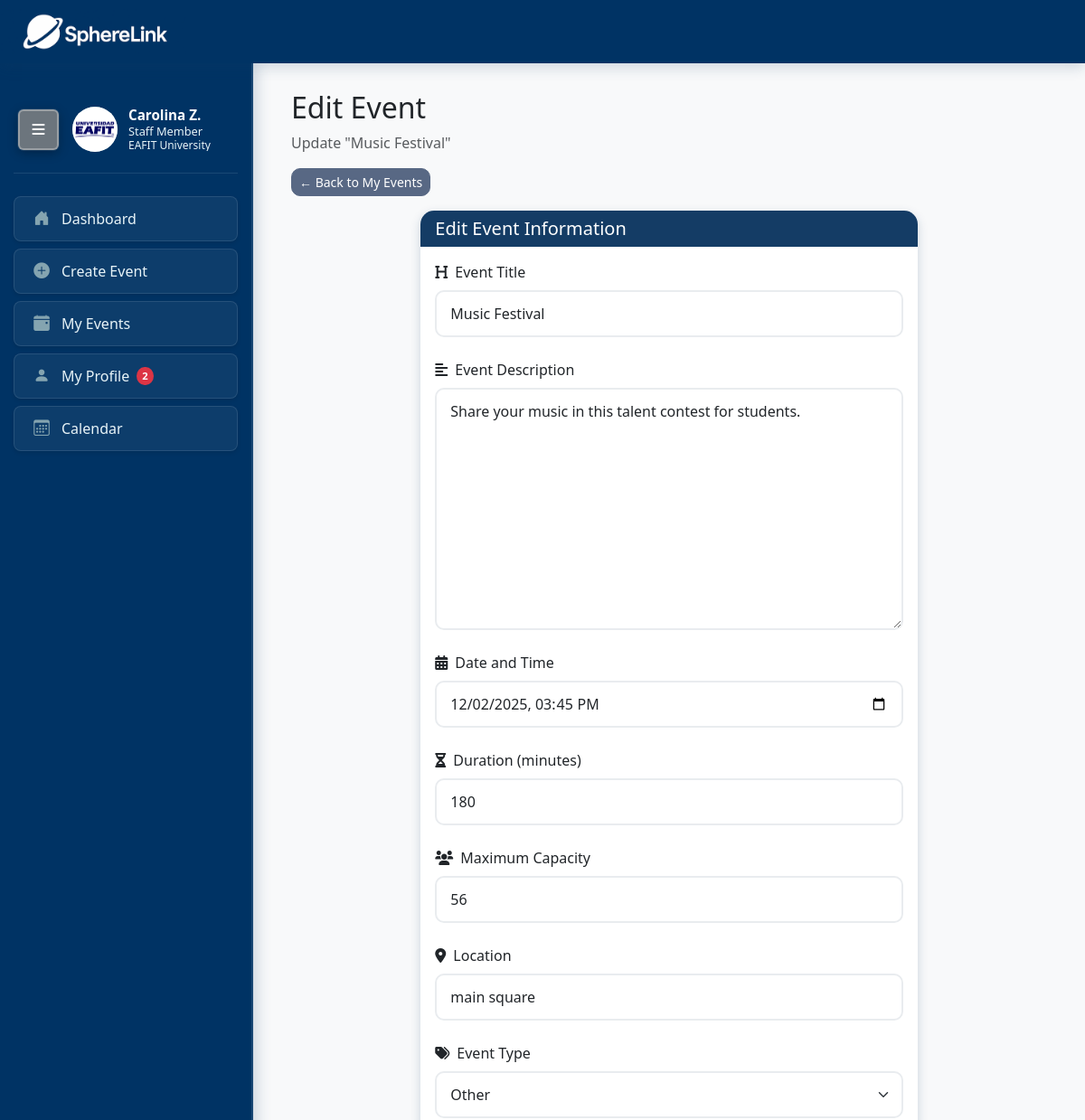
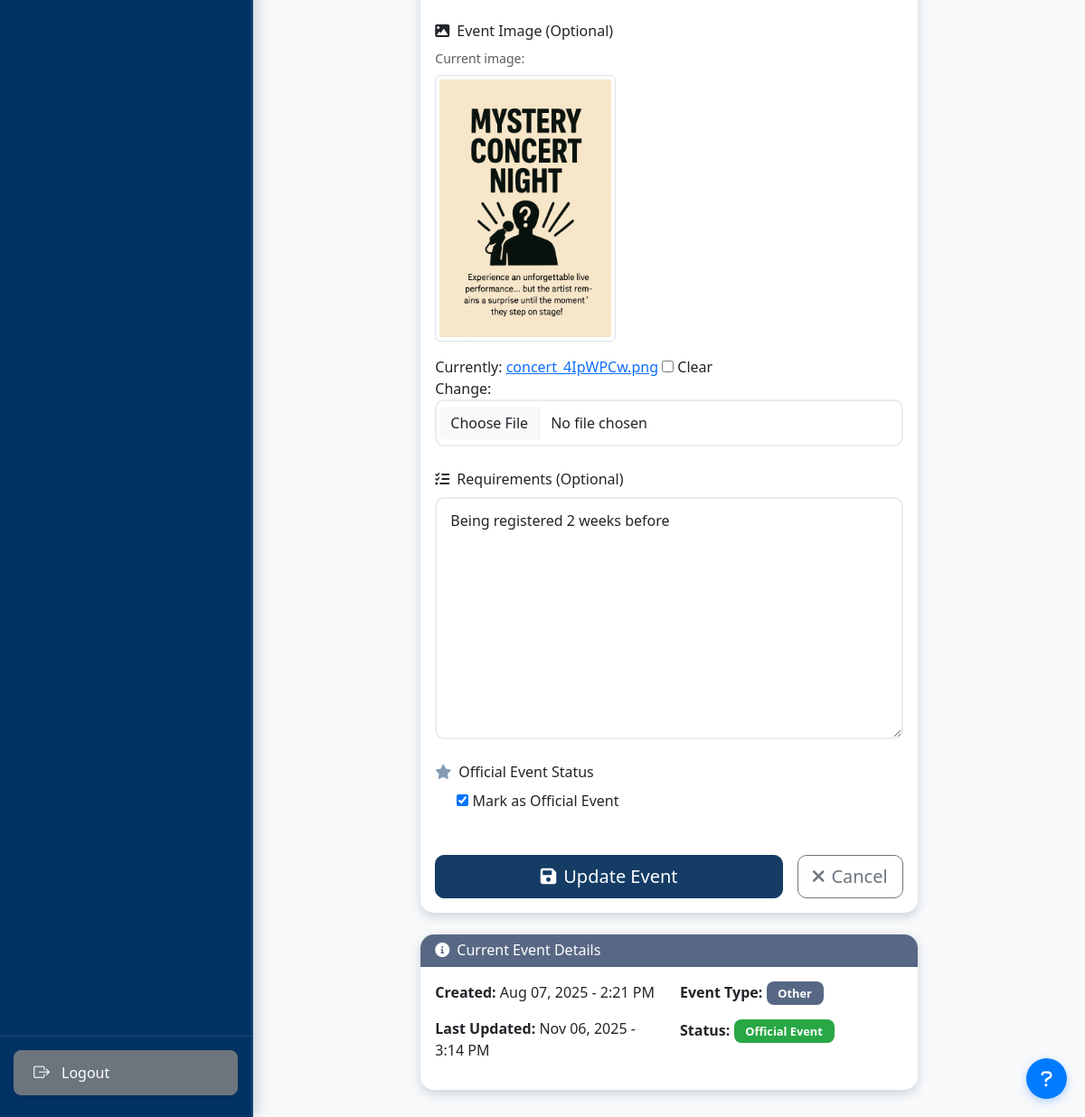
The page /events/edit_event/4/ (signed in) on the database its author committed (2 pictures, top to bottom).
### profiles/models.py (models this page shows, shortened)
class Profile(models.Model):
    user = models.OneToOneField(User, on_delete=models.CASCADE)
    bio = models.TextField(blank=True, null=True)
    photo = models.ImageField(upload_to='profile_photos/', blank=True, null=True)

### organizations/models.py (models this page shows, shortened)
class UserRole(models.Model):
    ROLE_CHOICES = [
        ('super_admin', 'Super Administrator'),
        ('org_admin', 'Organization Administrator'),
        ('staff', 'Staff Member'),
        ('member', 'Regular Member'),
    ]
    user = models.ForeignKey(User, on_delete=models.CASCADE, related_name='organization_roles')
    organization = models.ForeignKey(Organization, on_delete=models.CASCADE, related_name='user_roles')
    role = models.CharField(max_length=20, choices=ROLE_CHOICES, default='member')
    is_active = models.BooleanField(default=True)
    assigned_at = models.DateTimeField(auto_now_add=True)
    assigned_by = models.ForeignKey(
        User,
        on_delete=models.SET_NULL,
        blank=True,
        null=True,
        related_name='assigned_roles'
    )
    class Meta:
        verbose_name = 'User Role'
        verbose_name_plural = 'User Roles'
        unique_together = ('user', 'organization')
    def get_role_display(self):
        return dict(self.ROLE_CHOICES)[self.role]

class Organization(models.Model):
    name = models.CharField(max_length=200, unique=True)
    description = models.TextField(blank=True)
    logo = models.ImageField(upload_to='organization_logos/', blank=True, null=True)
    website = models.URLField(blank=True)
    address = models.TextField(blank=True)
    phone = models.CharField(max_length=20, blank=True)
    email = models.EmailField(blank=True)
    is_active = models.BooleanField(default=True)
    created_at = models.DateTimeField(auto_now_add=True)
    updated_at = models.DateTimeField(auto_now=True)
    class Meta:
        verbose_name = 'Organization'
        verbose_name_plural = 'Organizations'

### events/models.py (models this page shows, shortened)
class Event(models.Model):
    EVENT_TYPES = [
        ('sports', 'Sports'),
        ('wellness', 'Wellness'),
        ('academic', 'Academic'),
        ('other', 'Other'),
    ]
    title = models.CharField(max_length=200)
    description = models.TextField()
    date = models.DateTimeField()
    location = models.CharField(max_length=200)
    image = models.ImageField(upload_to='event_images/', null=True, blank=True)
    duration = models.IntegerField(help_text='Duration in minutes', default=60)
    requirements = models.TextField(blank=True, null=True)
    event_type = models.CharField(max_length=20, choices=EVENT_TYPES, default='other')
    is_official = models.BooleanField(default=False, help_text='Evento oficial de la institución')
    max_capacity = models.PositiveIntegerField(default=100, help_text='Maximum number of participants')
    organization = models.ForeignKey('organizations.Organization', on_delete=models.CASCADE, null=True, blank=True, help_text='Organization that owns this event')
    created_by = models.ForeignKey(User, on_delete=models.CASCADE)
    created_at = models.DateTimeField(auto_now_add=True)
    updated_at = models.DateTimeField(auto_now=True)

### events/views.py (the view)
# urls.py: path('edit_event/<int:event_id>/', views.edit_event_view, name='edit_event'),
@login_required
def edit_event_view(request, event_id):
    event = get_object_or_404(Event, id=event_id)
    if event.created_by != request.user:
        messages.error(request, "You don't have permission to edit this event.")
        return redirect('events:my_events')
    if request.method == 'POST':
        form = EventForm(request.POST, request.FILES, instance=event, user=request.user)
        if form.is_valid():
            updated_event = form.save(commit=False)
            if not updated_event.organization:
                from organizations.models import UserRole
                user_role = UserRole.objects.filter(
                    user=request.user,
                    is_active=True,
                    organization__is_active=True
                ).first()
                if user_role:
                    updated_event.organization = user_role.organization
            updated_event.save()
            messages.success(request, "Event updated successfully.")
            return redirect('events:my_events')
    else:
        form = EventForm(instance=event, user=request.user)
    return render(request, 'events/edit_event.html', {'form': form, 'event': event, 'is_staff_user': _is_staff_user(request.user)})

### events/templates/events/edit_event.html (shortened to what this page needs)
{% extends 'events/base.html' %}
{% block content %}
<div class="container">
    <div class="row mb-3">
        <div class="col-12">
            <h2 class="text-dark mb-2">Edit Event</h2>
            <p class="text-muted">Update "{{ event.title }}"</p>
            <a href="{% url 'events:my_events' %}" class="btn btn-secondary btn-sm">
                ← Back to My Events
            </a>
        </div>
    </div>
    <div class="row justify-content-center">
        <div class="col-lg-8">
            <div class="card">
                <div class="card-header bg-dark text-white">
                    <h5 class="mb-0">Edit Event Information</h5>
                </div>
                <div class="card-body">
                    <form method="post" enctype="multipart/form-data">
                        <div class="mb-4">
                            <label for="{{ form.title.id_for_label }}" class="form-label">
                                <i class="fas fa-heading me-2"></i>Event Title
                            </label>
                            {{ form.title }}
                        </div>
                        <div class="mb-4">
                            <label for="{{ form.description.id_for_label }}" class="form-label">
                                <i class="fas fa-align-left me-2"></i>Event Description
                            </label>
                            {{ form.description }}
                        </div>
                        <div class="mb-4">
                            <label for="{{ form.date.id_for_label }}" class="form-label">
                                <i class="fas fa-calendar-alt me-2"></i>Date and Time
                            </label>
                            {{ form.date }}
                        </div>
                        <div class="mb-4">
                            <label for="{{ form.duration.id_for_label }}" class="form-label">
                                <i class="fas fa-hourglass-half me-2"></i>Duration (minutes)
                            </label>
                            {{ form.duration }}
                        </div>
                        <div class="mb-4">
                            <label for="{{ form.max_capacity.id_for_label }}" class="form-label">
                                <i class="fas fa-users me-2"></i>Maximum Capacity
                            </label>
                            {{ form.max_capacity }}
                        </div>
                        <div class="mb-4">
                            <label for="{{ form.location.id_for_label }}" class="form-label">
                                <i class="fas fa-map-marker-alt me-2"></i>Location
                            </label>
                            {{ form.location }}
                        </div>
                        <div class="mb-4">
                            <label for="{{ form.event_type.id_for_label }}" class="form-label">
                                <i class="fas fa-tags me-2"></i>Event Type
                            </label>
                            {{ form.event_type }}
                        </div>
                        <div class="mb-4">
                            <label for="{{ form.image.id_for_label }}" class="form-label">
                                <i class="fas fa-image me-2"></i>Event Image (Optional)
                            </label>
                            {% if event.image %}
                            <div class="mb-3">
                                <p class="text-muted small mb-2">Current image:</p>
                                <img src="{{ event.image.url }}" alt="Current Event Image"
                                     class="img-thumbnail" style="max-width: 200px; height: auto;">
                            </div>
                            {% endif %}
                            {{ form.image }}
                        </div>
                        <div class="mb-4">
                            <label for="{{ form.requirements.id_for_label }}" class="form-label">
                                <i class="fas fa-list-check me-2"></i>Requirements (Optional)
                            </label>
                            {{ form.requirements }}
                        </div>
                        {% if form.is_official %}
                        <div class="mb-4">
                            <label for="{{ form.is_official.id_for_label }}" class="form-label">
                                <i class="fas fa-star me-2 text-warning"></i>Official Event Status
                            </label>
                            <div class="form-check">
                                {{ form.is_official }}
                                <label class="form-check-label" for="{{ form.is_official.id_for_label }}">
                                    Mark as Official Event
                                </label>
                            </div>
                        </div>
                        {% endif %}
                        <div class="d-flex gap-3 mt-5">
                            <button type="submit" class="btn btn-dark btn-lg flex-fill">
                                <i class="fas fa-save me-2"></i>Update Event
                            </button>
                            <a href="{% url 'events:my_events' %}" class="btn btn-outline-secondary btn-lg">
                                <i class="fas fa-times me-2"></i>Cancel
                            </a>
                        </div>
                    </form>
                </div>
            </div>
            <div class="card mt-4">
                <div class="card-header bg-secondary text-white">
                    <h6 class="mb-0">
                        <i class="fas fa-info-circle me-2"></i>Current Event Details
                    </h6>
                </div>
                <div class="card-body">
                    <div class="row">
                        <div class="col-md-6">
                            <p><strong>Created:</strong> {{ event.created_at|date:"M d, Y - g:i A" }}</p>
                            <p><strong>Last Updated:</strong> {{ event.updated_at|date:"M d, Y - g:i A" }}</p>
                        </div>
                        <div class="col-md-6">
                            <p><strong>Event Type:</strong> <span class="badge bg-{{ event.event_type }}">{{ event.get_event_type_display }}</span></p>
                            <p><strong>Status:</strong>
                                {% if event.is_official %}
                                    <span class="badge bg-success">Official Event</span>
                                {% else %}
                                    <span class="badge bg-secondary">Community Event</span>
                                {% endif %}
                            </p>
                        </div>
                    </div>
                </div>
            </div>
        </div>
    </div>
</div>
{% endblock %}

### events/templates/events/base.html (shortened to what this page needs)
{% load static %}
<!DOCTYPE html>
<html lang="en">
<head>
    <link href="https://cdn.jsdelivr.net/npm/bootstrap@5.3.0/dist/css/bootstrap.min.css" rel="stylesheet">
    <link href="https://cdnjs.cloudflare.com/ajax/libs/font-awesome/6.0.0/css/all.min.css" rel="stylesheet">
    <link href="https://cdn.jsdelivr.net/npm/bootstrap-icons@1.11.0/font/bootstrap-icons.css" rel="stylesheet">
    <link href="{% static 'css/simple_style.css' %}?v=3" rel="stylesheet">
    <link href="{% static 'css/global_colors.css' %}?v=3" rel="stylesheet">
</head>
<body>
     <div class="top-bar">
          <div class="top-bar-content">
            <div class="logo-section">
              <a href="{% url 'events:dashboard' %}" class="logo-link">
                <img src="{% static 'events/logo 1.png' %}" alt="SphereLink Logo">
              </a>
            </div>
          </div>
   </div>
  <div class="main-container">
    <nav id="sidebar" class="sidebar">
      <div class="sidebar-header">
        <div class="sidebar-toggle">
          <button id="toggle-btn" class="toggle-btn">
            <i class="fas fa-bars" id="toggle-icon"></i>
          </button>
        </div>
        <div class="user-info-content">
          <div class="user-avatar-small">
            {% if user_profile.photo %}
              <img src="{{ user_profile.photo.url }}" alt="{{ user.get_full_name|default:user.username }}"
                   style="width: 100%; height: 100%; border-radius: 50%; object-fit: cover;">
            {% else %}
              {{ user.username|first|upper }}
            {% endif %}
          </div>
          <div class="user-details">
            <div class="user-name-small">
              {% if user.first_name %}
                {{ user.first_name }}
                {% if user.last_name %}
                  {{ user.last_name|first|upper }}.
                {% endif %}
              {% else %}
                {{ user.username }}
              {% endif %}
            </div>
            <div class="user-role">
              {% for role in user.organization_roles.all %}
                {% if role.is_active %}
                  {{ role.get_role_display }}
                {% endif %}
              {% empty %}
                Member
              {% endfor %}
            </div>
            <div class="user-organization">
              {% for role in user.organization_roles.all %}
                {% if role.is_active %}
                  {{ role.organization.name }}
                {% endif %}
              {% empty %}
                Community
              {% endfor %}
            </div>
          </div>
        </div>
      </div>
      <div class="nav-content">
      <div class="nav-menu">
        <a href="{% url 'events:dashboard' %}" data-tooltip="Dashboard">
          <i class="bi bi-house-door-fill"></i><span>Dashboard</span>
        </a>
        <a href="{% url 'events:create_event' %}" data-tooltip="Create Event">
          <i class="bi bi-plus-circle-fill"></i><span>Create Event</span>
        </a>
        <a href="{% url 'events:my_events' %}" data-tooltip="My Events">
          <i class="bi bi-calendar-event-fill"></i><span>My Events</span>
        </a>
        <a href="{% url 'profiles:my_profile' %}" data-tooltip="My Profile">
            <i class="bi bi-person-fill"></i><span>My Profile</span>
            {% if unread_notifications_count > 0 %}
                <span class="notification-badge-sidebar">{{ unread_notifications_count }}</span>
            {% endif %}
        </a>
        <a href="{% url 'events:calendar' %}" data-tooltip="Calendar">
          <i class="bi bi-calendar3"></i><span>Calendar</span>
        </a>
      </div>
      <div class="nav-footer">
        <a href="{% url 'registration:logout' %}" data-tooltip="Logout">
          <i class="bi bi-box-arrow-right"></i><span>Logout</span>
        </a>
      </div>
      </div>
    </nav>
    <main>
      {% block content %}
      {% endblock %}
    </main>
  </div>
  <div class="floating-help-button">
    {% if user.is_authenticated %}
      {% if is_staff_user %}
        <a href="{% url 'organizations:staff_help' %}"
           class="help-float-btn"
           data-bs-toggle="tooltip"
           data-bs-placement="left"
           title="Staff Help Guide - Learn how to manage events as staff">
          <i class="fas fa-question"></i>
        </a>
      {% endif %}
    {% endif %}
  </div>
</body>
</html>

### rows shown on the page
Profile: photo (picture)
UserRole: role "Staff Member", organization.name "EAFIT University"
Event: title "Music Festival", description "Share your music in this talent contest for students.", date "12/02/2025 15:45", duration "180", max_capacity "56", location "main square", event_type "Other", image (picture), requirements "Being registered 2 weeks before", is_official "☑", created_at "Aug 07, 2025 - 2:21 PM", updated_at "Nov 06, 2025 - 3:14 PM"

### other values the page prints
{{ user.first_name }} "Carolina"
{{ user.last_name|first|upper }} "Z"
{{ unread_notifications_count }} "2"
